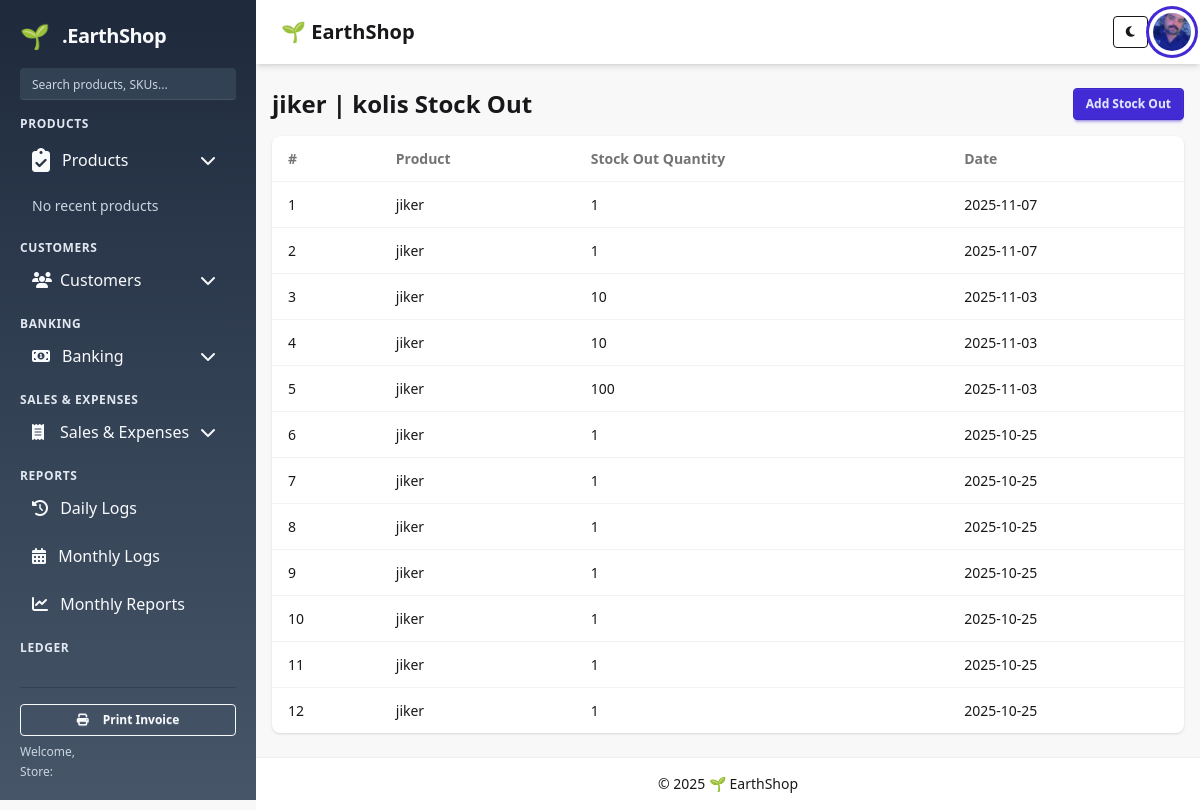
The app's page /products/product/1/stockout/ with its own data.
### products/models.py (models this page shows, shortened)
class Product(models.Model):
    category = models.ForeignKey(Category, on_delete=models.CASCADE)
    name = models.CharField(max_length=200)
    stock = models.IntegerField(default=0)
    quantity = models.IntegerField(default=0)
    buying_price = models.DecimalField(max_digits=10, decimal_places=2)
    date = models.DateField(default=timezone.now, null=True, blank=True)

class Category(models.Model):
    name = models.CharField(max_length=100)
    description = models.TextField(blank=True)
    date = models.DateField(default=timezone.now, null=True, blank=True)

class StockOut(models.Model):
    product = models.ForeignKey('Product', related_name='stockout_product', on_delete=models.CASCADE)
    stock_out_quantity = models.PositiveIntegerField(default=0)
    date = models.DateField(default=timezone.now)
    invoice = models.ForeignKey(
        'sales.Invoice', related_name='invoice_stockout',
        blank=True, null=True, on_delete=models.CASCADE
    )

### products/views.py (the view)
# urls.py: path('product/<int:product_id>/stockout/', views.product_stockouts, name='product_stockouts'),
def product_stockouts(request, product_id):
    product = get_object_or_404(Product, pk=product_id)
    stockouts = StockOut.objects.filter(product=product).order_by('-date', '-id')
    return render(request, 'products/stockout_list.html', {
        'product': product,
        'stockouts': stockouts,
        'product_specific': True,
    })

### templates/products/stockout_list.html (shortened to what this page needs)
{% extends 'base.html' %}
{% block content %}
<div class="flex items-center justify-between mb-4">
  <h2 class="text-2xl font-bold">{{ product.name }} | {{ product.category.name }} Stock Out</h2>
  <a href="{% url 'products:add_stock_out' product.id %}" class="btn btn-sm btn-primary">Add Stock Out</a>
</div>
<div class="card bg-base-100 shadow">
  <div class="overflow-x-auto">
    <table class="table w-full">
      <thead>
        <tr>
          <th>#</th>
          <th>Product</th>
          <th>Stock Out Quantity</th>
          <th>Date</th>
        </tr>
      </thead>
      <tbody>
        {% for s in stockouts %}
        <tr>
          <td>{{ forloop.counter }}</td>
          <td>{{ s.product.name }}</td>
          <td>{{ s.stock_out_quantity }}</td>
          <td>{{ s.date|date:"Y-m-d" }}</td>
        </tr>
        {% empty %}
        <tr><td colspan="4" class="text-center py-4 text-gray-500">No stockouts yet.</td></tr>
        {% endfor %}
      </tbody>
    </table>
  </div>
</div>
{% endblock %}

### records on screen
Product: name "jiker", category.name "kolis"
StockOut: product.name "jiker", stock_out_quantity "1", date "2025-11-07"
StockOut: product.name "jiker", stock_out_quantity "1", date "2025-11-07"
StockOut: product.name "jiker", stock_out_quantity "10", date "2025-11-03"
StockOut: product.name "jiker", stock_out_quantity "10", date "2025-11-03"
StockOut: product.name "jiker", stock_out_quantity "100", date "2025-11-03"
StockOut: product.name "jiker", stock_out_quantity "1", date "2025-10-25"
StockOut: product.name "jiker", stock_out_quantity "1", date "2025-10-25"
StockOut: product.name "jiker", stock_out_quantity "1", date "2025-10-25"
StockOut: product.name "jiker", stock_out_quantity "1", date "2025-10-25"
StockOut: product.name "jiker", stock_out_quantity "1", date "2025-10-25"
StockOut: product.name "jiker", stock_out_quantity "1", date "2025-10-25"
StockOut: product.name "jiker", stock_out_quantity "1", date "2025-10-25"

### other values on screen
{{ year|default:2025 }} "2025"
